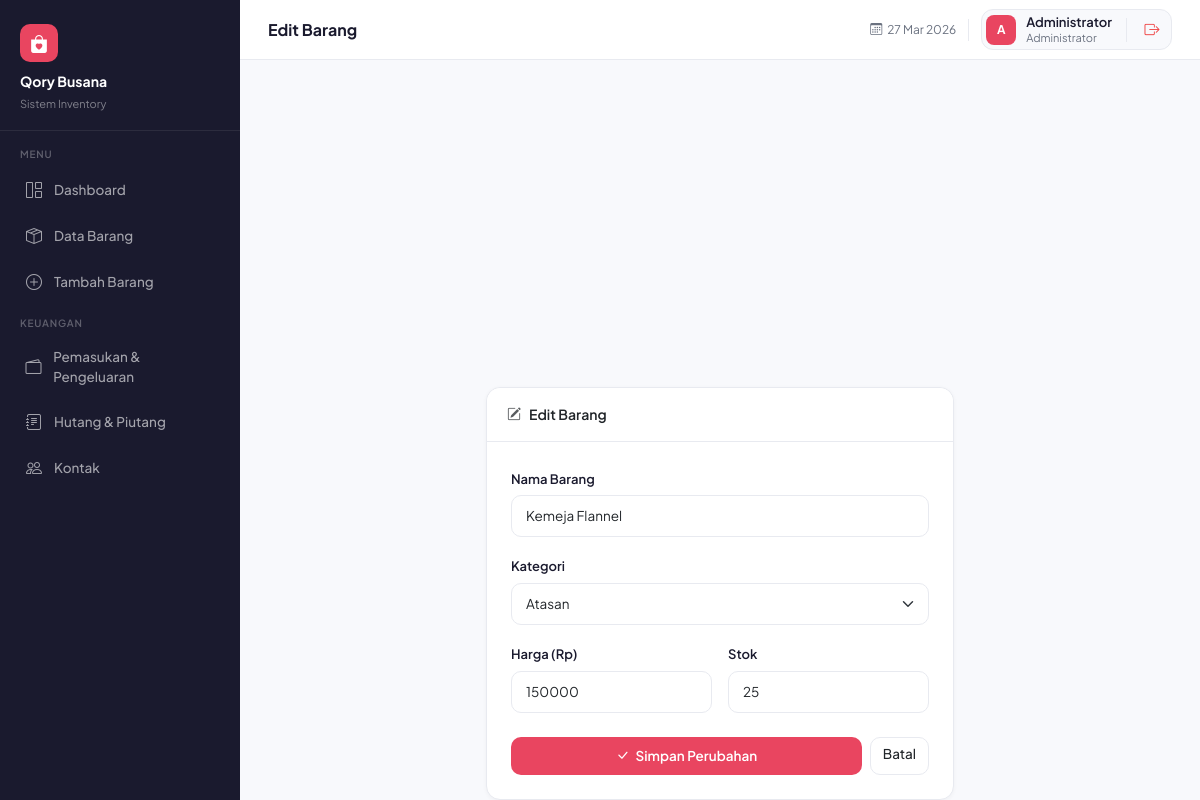
/edit_barang.php?id=16 (signed in), run on the app's committed database.
### tables this page shows
CREATE TABLE `barang` (
  `id_barang` int(11) NOT NULL,
  `nama_barang` varchar(100) DEFAULT NULL,
  `kategori` varchar(100) DEFAULT NULL,
  `harga` int(11) DEFAULT NULL,
  `stok` int(11) DEFAULT NULL
);

### edit_barang.php (the view, shortened to what this page needs)
<?php
include "koneksi.php";
$id = (int) $_GET['id'];
$barang = mysqli_fetch_assoc(mysqli_query($conn, "SELECT * FROM barang WHERE id_barang = $id"));
include "layout_top.php";
?>
<div class="row justify-content-center">
    <div class="col-12 col-md-7 col-lg-6">
        <div class="card">
            <div class="card-header">
                <i class="bi bi-pencil-square me-2 text-muted"></i>Edit Barang
            </div>
            <div class="card-body p-4">
                <form method="POST" action="update_barang.php">
                    <div class="mb-3">
                        <label class="form-label">Nama Barang</label>
                        <input type="text" name="nama_barang" class="form-control"
                               value="<?php echo htmlspecialchars($barang['nama_barang']); ?>" required>
                    </div>
                    <div class="mb-3">
                        <label class="form-label">Kategori</label>
                        <select name="kategori" class="form-select" required>
                            <?php
                            $kategori_list = ['Atasan','Bawahan','Dress','Outerwear','Aksesoris','Lainnya'];
                            foreach ($kategori_list as $kat):
                                $sel = $barang['kategori'] == $kat ? 'selected' : '';
                            ?>
                            <option <?php echo $sel; ?>><?php echo $kat; ?></option>
                            <?php endforeach; ?>
                        </select>
                    </div>
                    <div class="row g-3 mb-3">
                        <div class="col-6">
                            <label class="form-label">Harga (Rp)</label>
                            <input type="number" name="harga" class="form-control"
                                   value="<?php echo $barang['harga']; ?>" min="0" required>
                        </div>
                        <div class="col-6">
                            <label class="form-label">Stok</label>
                            <input type="number" name="stok" class="form-control"
                                   value="<?php echo $barang['stok']; ?>" min="0" required>
                        </div>
                    </div>
                    <div class="d-flex gap-2 pt-2">
                        <button type="submit" class="btn-accent" style="flex:1;">
                            <i class="bi bi-check-lg me-1"></i> Simpan Perubahan
                        </button>
                        <a href="barang.php" class="btn" style="border-radius:10px; border:1px solid var(--border); font-size:13.5px; font-weight:500;">
                            Batal
                        </a>
                    </div>
                </form>
            </div>
        </div>
    </div>
</div>
<?php include "layout_bottom.php"; ?>

### layout_top.php (style rules this page uses)
:root { --primary: #1a1a2e; --primary-light: #16213e; --accent: #e94560; --accent-soft: rgba(233,69,96,0.10); --surface: #ffffff; --surface-2: #f8f9fc; --border: #e8eaf0; --text-main: #1a1a2e; --text-muted: #6b7280; --success: #10b981; --warning: #f59e0b; --danger: #ef4444; --sidebar-w: 240px; }
* { box-sizing: border-box; }
body { font-family: 'Plus Jakarta Sans', sans-serif; background: var(--surface-2); color: var(--text-main); margin: 0; }
.card { border: 1px solid var(--border); border-radius: 14px; box-shadow: 0 1px 4px rgba(0,0,0,.04); }
.card-header { background: var(--surface); border-bottom: 1px solid var(--border); border-radius: 14px 14px 0 0 !important; padding: 16px 20px; font-weight: 600; font-size: 14px; }
.btn-accent { background: var(--accent); color: #fff; border: none; border-radius: 10px; padding: 9px 18px; font-size: 13.5px; font-weight: 600; transition: background .2s, transform .15s; }
.form-label { font-size: 13px; font-weight: 600; color: var(--text-main); margin-bottom: 6px; }
.form-control, .form-select { border: 1px solid var(--border); border-radius: 10px; font-size: 13.5px; padding: 10px 14px; font-family: 'Plus Jakarta Sans', sans-serif; transition: border-color .2s, box-shadow .2s; }

### data on the page
barang: nama_barang "Kemeja Flannel", harga "150000", stok "25"

### other printed values
$pageTitle "Edit Barang"
substr($_SESSION['user_nama'] ?? 'A', 0, 1) "A"
$_SESSION['user_nama'] "Administrator"
form field kategori "Atasan"
